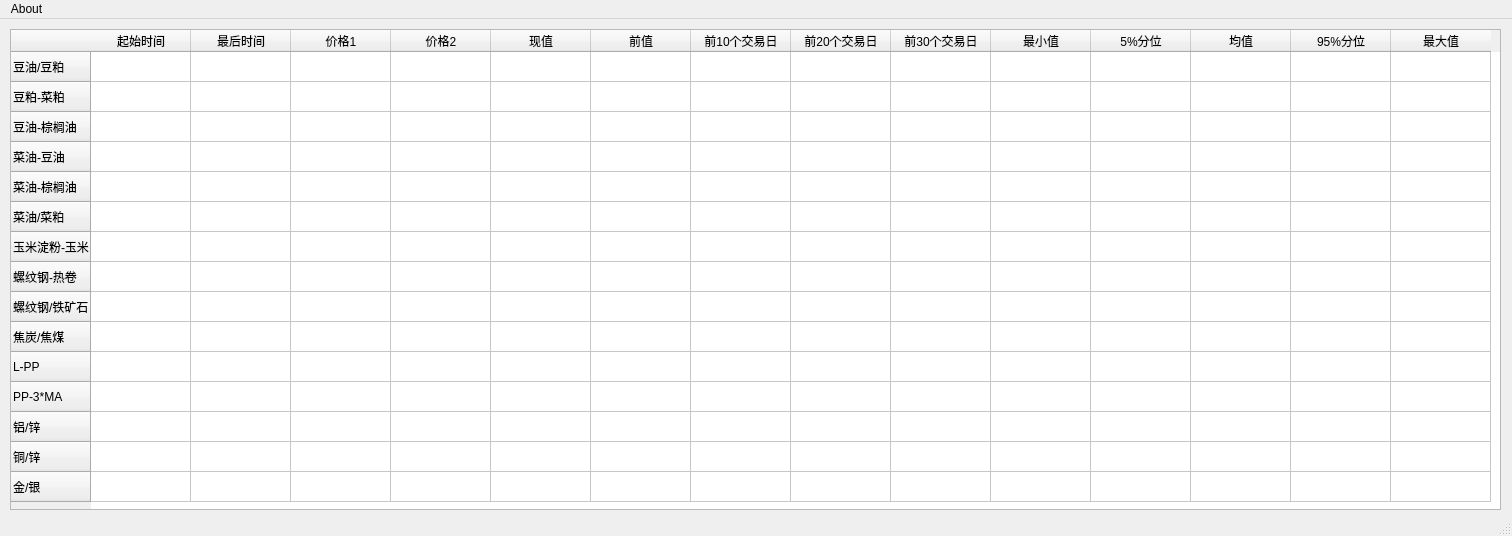
<?xml version="1.0" encoding="UTF-8"?>
<ui version="4.0">
 <class>ArbitrageMonitor</class>
 <widget class="QMainWindow" name="ArbitrageMonitor">
  <property name="geometry">
   <rect>
    <x>0</x>
    <y>0</y>
    <width>1512</width>
    <height>536</height>
   </rect>
  </property>
  <property name="contextMenuPolicy">
   <enum>Qt::CustomContextMenu</enum>
  </property>
  <property name="windowTitle">
   <string>ArbitrageMonitor</string>
  </property>
  <widget class="QWidget" name="centralwidget">
   <widget class="QTableWidget" name="tableWidget">
    <property name="geometry">
     <rect>
      <x>10</x>
      <y>10</y>
      <width>1491</width>
      <height>481</height>
     </rect>
    </property>
    <row>
     <property name="text">
      <string>豆油/豆粕</string>
     </property>
    </row>
    <row>
     <property name="text">
      <string>豆粕-菜粕</string>
     </property>
    </row>
    <row>
     <property name="text">
      <string>豆油-棕榈油</string>
     </property>
    </row>
    <row>
     <property name="text">
      <string>菜油-豆油</string>
     </property>
    </row>
    <row>
     <property name="text">
      <string>菜油-棕榈油</string>
     </property>
    </row>
    <row>
     <property name="text">
      <string>菜油/菜粕</string>
     </property>
    </row>
    <row>
     <property name="text">
      <string>玉米淀粉-玉米</string>
     </property>
    </row>
    <row>
     <property name="text">
      <string>螺纹钢-热卷</string>
     </property>
    </row>
    <row>
     <property name="text">
      <string>螺纹钢/铁矿石</string>
     </property>
    </row>
    <row>
     <property name="text">
      <string>焦炭/焦煤</string>
     </property>
    </row>
    <row>
     <property name="text">
      <string>L-PP</string>
     </property>
    </row>
    <row>
     <property name="text">
      <string>PP-3*MA</string>
     </property>
    </row>
    <row>
     <property name="text">
      <string>铝/锌</string>
     </property>
    </row>
    <row>
     <property name="text">
      <string>铜/锌</string>
     </property>
    </row>
    <row>
     <property name="text">
      <string>金/银</string>
     </property>
    </row>
    <column>
     <property name="text">
      <string>起始时间</string>
     </property>
    </column>
    <column>
     <property name="text">
      <string>最后时间</string>
     </property>
    </column>
    <column>
     <property name="text">
      <string>价格1</string>
     </property>
    </column>
    <column>
     <property name="text">
      <string>价格2</string>
     </property>
    </column>
    <column>
     <property name="text">
      <string>现值</string>
     </property>
    </column>
    <column>
     <property name="text">
      <string>前值</string>
     </property>
    </column>
    <column>
     <property name="text">
      <string>前10个交易日</string>
     </property>
    </column>
    <column>
     <property name="text">
      <string>前20个交易日</string>
     </property>
    </column>
    <column>
     <property name="text">
      <string>前30个交易日</string>
     </property>
    </column>
    <column>
     <property name="text">
      <string>最小值</string>
     </property>
    </column>
    <column>
     <property name="text">
      <string>5%分位</string>
     </property>
    </column>
    <column>
     <property name="text">
      <string>均值</string>
     </property>
    </column>
    <column>
     <property name="text">
      <string>95%分位</string>
     </property>
    </column>
    <column>
     <property name="text">
      <string>最大值</string>
     </property>
    </column>
    <item row="2" column="1">
     <property name="text">
      <string/>
     </property>
    </item>
    <item row="2" column="4">
     <property name="text">
      <string/>
     </property>
    </item>
   </widget>
  </widget>
  <widget class="QMenuBar" name="menubar">
   <property name="geometry">
    <rect>
     <x>0</x>
     <y>0</y>
     <width>1512</width>
     <height>23</height>
    </rect>
   </property>
   <widget class="QMenu" name="menuAbout">
    <property name="title">
     <string>About</string>
    </property>
    <addaction name="actionAbout_Me"/>
    <addaction name="actionExit"/>
   </widget>
   <addaction name="menuAbout"/>
  </widget>
  <widget class="QStatusBar" name="statusbar"/>
  <action name="actionAbout_Me">
   <property name="text">
    <string>About Me</string>
   </property>
  </action>
  <action name="actionExit">
   <property name="text">
    <string>Exit</string>
   </property>
  </action>
 </widget>
 <resources/>
 <connections/>
</ui>
